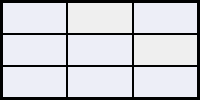
       <widget class="QFrame" name="Sek12">
        <property name="frameShape">
         <enum>QFrame::Box</enum>
        </property>
        <property name="frameShadow">
         <enum>QFrame::Plain</enum>
        </property>
        <property name="lineWidth">
         <number>2</number>
        </property>
        <layout class="QGridLayout" name="gridLayout_18">
         <property name="leftMargin">
          <number>0</number>
         </property>
         <property name="topMargin">
          <number>0</number>
         </property>
         <property name="rightMargin">
          <number>0</number>
         </property>
         <property name="bottomMargin">
          <number>0</number>
         </property>
         <property name="spacing">
          <number>0</number>
         </property>
         <item row="2" column="2">
          <widget class="QPushButton" name="Button36">
           <property name="sizePolicy">
            <sizepolicy hsizetype="Ignored" vsizetype="Ignored">
             <horstretch>0</horstretch>
             <verstretch>0</verstretch>
            </sizepolicy>
           </property>
           <property name="baseSize">
            <size>
             <width>0</width>
             <height>0</height>
            </size>
           </property>
           <property name="font">
            <font>
             <pointsize>18</pointsize>
            </font>
           </property>
           <property name="autoFillBackground">
            <bool>false</bool>
           </property>
           <property name="styleSheet">
            <string notr="true">border: 1px solid black;
background-color: #edeef7;</string>
           </property>
           <property name="text">
            <string/>
           </property>
           <property name="autoDefault">
            <bool>false</bool>
           </property>
           <property name="default">
            <bool>true</bool>
           </property>
           <property name="flat">
            <bool>true</bool>
           </property>
          </widget>
         </item>
         <item row="1" column="2">
          <widget class="QPushButton" name="Button26">
           <property name="sizePolicy">
            <sizepolicy hsizetype="Ignored" vsizetype="Ignored">
             <horstretch>0</horstretch>
             <verstretch>0</verstretch>
            </sizepolicy>
           </property>
           <property name="baseSize">
            <size>
             <width>0</width>
             <height>0</height>
            </size>
           </property>
           <property name="font">
            <font>
             <pointsize>18</pointsize>
            </font>
           </property>
           <property name="autoFillBackground">
            <bool>false</bool>
           </property>
           <property name="styleSheet">
            <string notr="true">border: 1px solid black;
</string>
           </property>
           <property name="text">
            <string/>
           </property>
           <property name="autoDefault">
            <bool>false</bool>
           </property>
           <property name="default">
            <bool>true</bool>
           </property>
           <property name="flat">
            <bool>true</bool>
           </property>
          </widget>
         </item>
         <item row="2" column="0">
          <widget class="QPushButton" name="Button34">
           <property name="sizePolicy">
            <sizepolicy hsizetype="Ignored" vsizetype="Ignored">
             <horstretch>0</horstretch>
             <verstretch>0</verstretch>
            </sizepolicy>
           </property>
           <property name="baseSize">
            <size>
             <width>0</width>
             <height>0</height>
            </size>
           </property>
           <property name="font">
            <font>
             <pointsize>18</pointsize>
            </font>
           </property>
           <property name="autoFillBackground">
            <bool>false</bool>
           </property>
           <property name="styleSheet">
            <string notr="true">border: 1px solid black;
background-color: #edeef7;</string>
           </property>
           <property name="text">
            <string/>
           </property>
           <property name="autoDefault">
            <bool>false</bool>
           </property>
           <property name="default">
            <bool>true</bool>
           </property>
           <property name="flat">
            <bool>true</bool>
           </property>
          </widget>
         </item>
         <item row="2" column="1">
          <widget class="QPushButton" name="Button35">
           <property name="sizePolicy">
            <sizepolicy hsizetype="Ignored" vsizetype="Ignored">
             <horstretch>0</horstretch>
             <verstretch>0</verstretch>
            </sizepolicy>
           </property>
           <property name="baseSize">
            <size>
             <width>0</width>
             <height>0</height>
            </size>
           </property>
           <property name="font">
            <font>
             <pointsize>18</pointsize>
            </font>
           </property>
           <property name="autoFillBackground">
            <bool>false</bool>
           </property>
           <property name="styleSheet">
            <string notr="true">border: 1px solid black;
background-color: #edeef7;</string>
           </property>
           <property name="text">
            <string/>
           </property>
           <property name="autoDefault">
            <bool>false</bool>
           </property>
           <property name="default">
            <bool>true</bool>
           </property>
           <property name="flat">
            <bool>true</bool>
           </property>
          </widget>
         </item>
         <item row="0" column="2">
          <widget class="QPushButton" name="Button16">
           <property name="sizePolicy">
            <sizepolicy hsizetype="Ignored" vsizetype="Ignored">
             <horstretch>0</horstretch>
             <verstretch>0</verstretch>
            </sizepolicy>
           </property>
           <property name="baseSize">
            <size>
             <width>0</width>
             <height>0</height>
            </size>
           </property>
           <property name="font">
            <font>
             <pointsize>18</pointsize>
            </font>
           </property>
           <property name="autoFillBackground">
            <bool>false</bool>
           </property>
           <property name="styleSheet">
            <string notr="true">border: 1px solid black;
background-color: #edeef7;</string>
           </property>
           <property name="text">
            <string/>
           </property>
           <property name="autoDefault">
            <bool>false</bool>
           </property>
           <property name="default">
            <bool>true</bool>
           </property>
           <property name="flat">
            <bool>true</bool>
           </property>
          </widget>
         </item>
         <item row="1" column="1">
          <widget class="QPushButton" name="Button25">
           <property name="sizePolicy">
            <sizepolicy hsizetype="Ignored" vsizetype="Ignored">
             <horstretch>0</horstretch>
             <verstretch>0</verstretch>
            </sizepolicy>
           </property>
           <property name="baseSize">
            <size>
             <width>0</width>
             <height>0</height>
            </size>
           </property>
           <property name="font">
            <font>
             <pointsize>18</pointsize>
            </font>
           </property>
           <property name="autoFillBackground">
            <bool>false</bool>
           </property>
           <property name="styleSheet">
            <string notr="true">border: 1px solid black;
background-color: #edeef7;</string>
           </property>
           <property name="text">
            <string/>
           </property>
           <property name="autoDefault">
            <bool>false</bool>
           </property>
           <property name="default">
            <bool>true</bool>
           </property>
           <property name="flat">
            <bool>true</bool>
           </property>
          </widget>
         </item>
         <item row="1" column="0">
          <widget class="QPushButton" name="Button24">
           <property name="sizePolicy">
            <sizepolicy hsizetype="Ignored" vsizetype="Ignored">
             <horstretch>0</horstretch>
             <verstretch>0</verstretch>
            </sizepolicy>
           </property>
           <property name="baseSize">
            <size>
             <width>0</width>
             <height>0</height>
            </size>
           </property>
           <property name="font">
            <font>
             <pointsize>18</pointsize>
            </font>
           </property>
           <property name="autoFillBackground">
            <bool>false</bool>
           </property>
           <property name="styleSheet">
            <string notr="true">border: 1px solid black;
background-color: #edeef7;</string>
           </property>
           <property name="text">
            <string/>
           </property>
           <property name="autoDefault">
            <bool>false</bool>
           </property>
           <property name="default">
            <bool>true</bool>
           </property>
           <property name="flat">
            <bool>true</bool>
           </property>
          </widget>
         </item>
         <item row="0" column="1">
          <widget class="QPushButton" name="Button15">
           <property name="sizePolicy">
            <sizepolicy hsizetype="Ignored" vsizetype="Ignored">
             <horstretch>0</horstretch>
             <verstretch>0</verstretch>
            </sizepolicy>
           </property>
           <property name="baseSize">
            <size>
             <width>0</width>
             <height>0</height>
            </size>
           </property>
           <property name="font">
            <font>
             <pointsize>18</pointsize>
            </font>
           </property>
           <property name="autoFillBackground">
            <bool>false</bool>
           </property>
           <property name="styleSheet">
            <string notr="true">border: 1px solid black;
</string>
           </property>
           <property name="text">
            <string/>
           </property>
           <property name="autoDefault">
            <bool>false</bool>
           </property>
           <property name="default">
            <bool>true</bool>
           </property>
           <property name="flat">
            <bool>true</bool>
           </property>
          </widget>
         </item>
         <item row="0" column="0">
          <widget class="QPushButton" name="Button14">
           <property name="sizePolicy">
            <sizepolicy hsizetype="Ignored" vsizetype="Ignored">
             <horstretch>0</horstretch>
             <verstretch>0</verstretch>
            </sizepolicy>
           </property>
           <property name="baseSize">
            <size>
             <width>0</width>
             <height>0</height>
            </size>
           </property>
           <property name="font">
            <font>
             <pointsize>18</pointsize>
            </font>
           </property>
           <property name="autoFillBackground">
            <bool>false</bool>
           </property>
           <property name="styleSheet">
            <string notr="true">border: 1px solid black;
background-color: #edeef7;</string>
           </property>
           <property name="text">
            <string/>
           </property>
           <property name="autoDefault">
            <bool>false</bool>
           </property>
           <property name="default">
            <bool>true</bool>
           </property>
           <property name="flat">
            <bool>true</bool>
           </property>
          </widget>
         </item>
        </layout>
       </widget>
